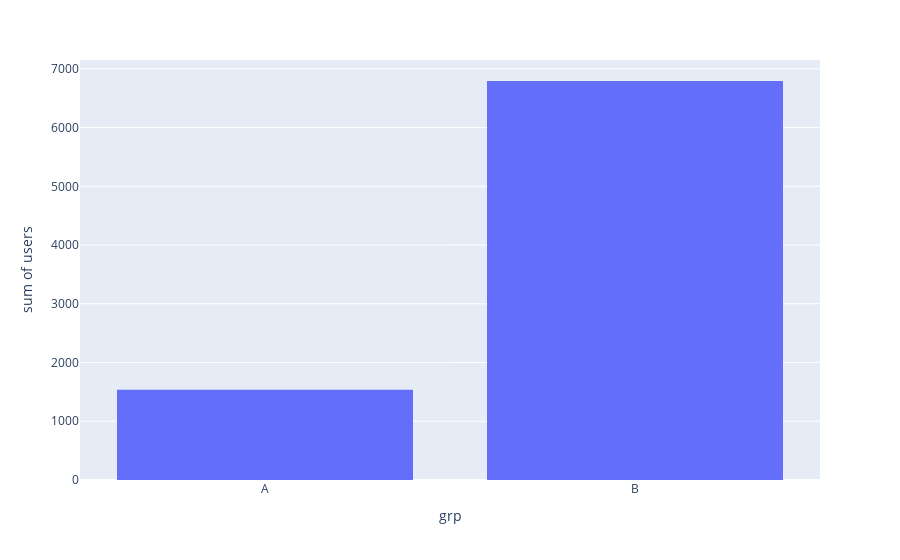

The cell this chart's notebook holds for it:
### Code cell
fig1 = px.histogram(grp_activ , x="grp",y = 'users')
fig1.show()

### Figure 1 — Plotly figure (JSON) as saved in the notebook; plotly's stock layout.template omitted (floating-point values rounded to 4 significant figures)
{"data": [{"alignmentgroup": "True", "bingroup": "x", "histfunc": "sum", "hovertemplate": "grp=%{x}<br>sum of users=%{y}<extra></extra>", "legendgroup": "", "marker": {"color": "#636efa"}, "name": "", "offsetgroup": "", "orientation": "v", "showlegend": false, "type": "histogram", "x": ["A", "B"], "xaxis": "x", "y": [1535, 6793], "yaxis": "y"}], "layout": {"barmode": "relative", "legend": {"tracegroupgap": 0}, "margin": {"t": 60}, "xaxis": {"anchor": "y", "domain": [0, 1], "title": {"text": "grp"}}, "yaxis": {"anchor": "x", "domain": [0, 1], "title": {"text": "sum of users"}}}}
